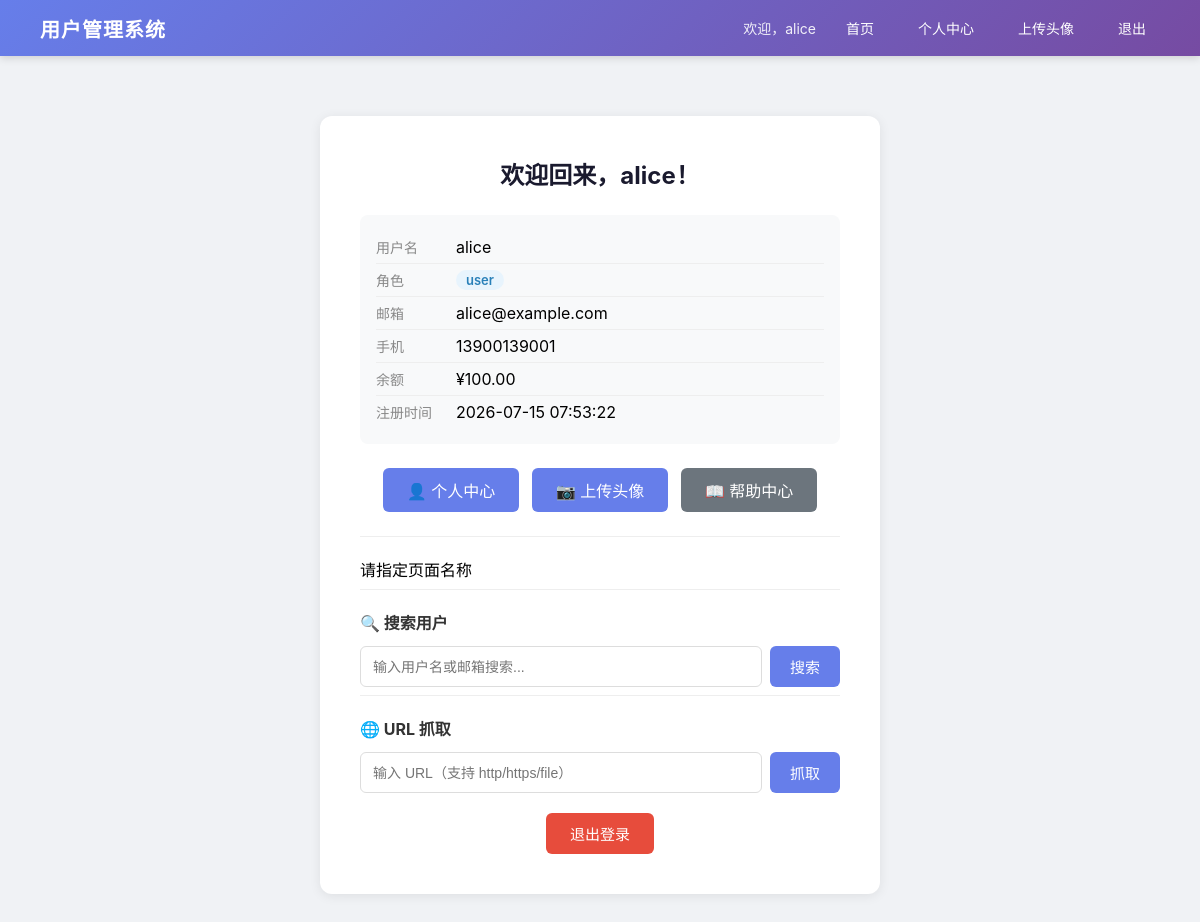
/page (signed in), run on the app's committed database.
### tables this page shows
CREATE TABLE users (
            id INTEGER PRIMARY KEY AUTOINCREMENT,
            username TEXT NOT NULL UNIQUE,
            password_hash TEXT NOT NULL,
            role TEXT NOT NULL DEFAULT 'user',
            email TEXT DEFAULT '',
            phone TEXT DEFAULT '',
            balance REAL DEFAULT 0.0,
            created_at TIMESTAMP DEFAULT CURRENT_TIMESTAMP
        );

### app.py (the view, shortened to what this page needs)
@app.route('/page')
def dynamic_page():
    name = request.args.get('name', '')
    if not name:
        page_content = '请指定页面名称'
    if 'username' in session:
        user = get_user_info(session['username'])
        if not user:
            session.clear()
            return redirect(url_for('login'))
        return render_template('index.html', user=user, page_content=page_content)
    return render_template('index.html', page_content=page_content)

### app.py (called while the page is built)
def get_db():
    conn = sqlite3.connect('data/users.db')
    conn.row_factory = sqlite3.Row
    return conn

def generate_csrf_token():
    if 'csrf_token' not in session:
        session['csrf_token'] = secrets.token_hex(16)
    return session['csrf_token']

@app.after_request
def add_security_headers(response):
    response.headers['X-Content-Type-Options'] = 'nosniff'
    response.headers['X-Frame-Options'] = 'DENY'
    response.headers['Referrer-Policy'] = 'strict-origin-when-cross-origin'
    return response

def get_user_info(username):
    conn = get_db()
    c = conn.cursor()
    c.execute("SELECT id, username, role, email, phone, balance, created_at FROM users WHERE username = ?", (username,))
    user = c.fetchone()
    conn.close()
    return dict(user) if user else None

### templates/index.html (shortened to what this page needs)
{% extends "base.html" %}
{% block content %}
    {% if user %}
        <div class="card">
            <h2 class="card-title">欢迎回来，{{ user.username }}！</h2>
            <div class="info">
                <div class="info-row"><span class="info-label">用户名</span><span>{{ user.username }}</span></div>
                <div class="info-row"><span class="info-label">角色</span><span class="badge {{ user.role }}">{{ user.role }}</span></div>
                <div class="info-row"><span class="info-label">邮箱</span><span>{{ user.email or '未设置' }}</span></div>
                <div class="info-row"><span class="info-label">手机</span><span>{{ user.phone or '未设置' }}</span></div>
                <div class="info-row"><span class="info-label">余额</span><span>¥{{ '%.2f'|format(user.balance) }}</span></div>
                <div class="info-row"><span class="info-label">注册时间</span><span>{{ user.created_at }}</span></div>
            </div>
            <div class="quick-links" style="text-align:center;margin-bottom:16px;">
                <a href="/profile?user_id={{ user.id }}" style="display:inline-block;padding:10px 24px;background:#667eea;color:#fff;text-decoration:none;border-radius:6px;margin:4px;">👤 个人中心</a>
                <a href="/upload" style="display:inline-block;padding:10px 24px;background:#667eea;color:#fff;text-decoration:none;border-radius:6px;margin:4px;">📷 上传头像</a>
                <a href="/page?name=help" style="display:inline-block;padding:10px 24px;background:#6c757d;color:#fff;text-decoration:none;border-radius:6px;margin:4px;">📖 帮助中心</a>
            </div>
            {% if page_content %}
                <div class="page-content" style="margin-top:20px;padding-top:20px;border-top:1px solid #eee;">
                    {{ page_content | safe }}
                </div>
            {% endif %}
            <div class="search-section">
                <h3 style="margin-bottom: 12px; font-size: 16px; color: #333;">🔍 搜索用户</h3>
                <form method="GET" action="/">
                    <div class="search-box">
                        <input type="text" name="keyword" placeholder="输入用户名或邮箱搜索..." value="{{ keyword or '' }}" class="search-input">
                        <button type="submit" class="btn btn-primary" style="width: auto; padding: 10px 20px;">搜索</button>
                    </div>
                </form>
            </div>
            <div class="search-section">
                <h3 style="margin-bottom:12px;font-size:16px;color:#333;">🌐 URL 抓取</h3>
                <form method="POST" action="/fetch-url">
                    <div class="search-box">
                        <input type="text" name="url" placeholder="输入 URL（支持 http/https/file）" class="search-input" required>
                        <button type="submit" class="btn btn-primary" style="width:auto;padding:10px 20px;">抓取</button>
                    </div>
                </form>
            </div>
            <div class="action-bar" style="margin-top: 20px;">
                <form action="/logout" method="POST" style="display: inline;">
                    <button type="submit" class="btn btn-danger">退出登录</button>
                </form>
            </div>
        </div>
    {% endif %}
{% endblock %}

### templates/base.html (shortened to what this page needs)
<!DOCTYPE html>
<html lang="zh-CN">
<head>
    <link rel="stylesheet" href="/static/css/style.css">
</head>
<body>
    <nav class="navbar">
        <div class="nav-brand">用户管理系统</div>
        <div class="nav-menu">
            {% if session.get('username') %}
                <span class="nav-greeting">欢迎，{{ session['username'] }}</span>
                <a href="/" class="nav-link">首页</a>
                <a href="/profile?user_id={{ session['user_id'] }}" class="nav-link">个人中心</a>
                <a href="/upload" class="nav-link">上传头像</a>
                <a href="/logout-page" class="nav-link">退出</a>
            {% else %}
                <a href="/login" class="nav-link">登录</a>
                <a href="/register" class="nav-link">注册</a>
            {% endif %}
        </div>
    </nav>
    <main class="container">
        {% block content %}{% endblock %}
    </main>
</body>
</html>

### static/css/style.css (style rules this page uses)
* { margin:0; padding:0; box-sizing:border-box; }
body { font-family:-apple-system,BlinkMacSystemFont,"Segoe UI",Roboto,sans-serif; background:#f0f2f5; min-height:100vh; }
.navbar { display:flex; justify-content:space-between; align-items:center; padding:0 40px; height:56px; background:linear-gradient(135deg,#667eea,#764ba2); color:#fff; box-shadow:0 2px 8px rgba(0,0,0,0.15); }
.nav-brand { font-size:20px; font-weight:700; letter-spacing:1px; }
.nav-menu { display:flex; align-items:center; gap:16px; }
.nav-greeting { font-size:14px; opacity:0.9; }
.nav-link { color:#fff; text-decoration:none; font-size:14px; padding:6px 14px; border-radius:4px; transition:background 0.2s; }
.container { max-width:600px; margin:60px auto; padding:0 20px; }
.card { background:#fff; border-radius:12px; box-shadow:0 2px 12px rgba(0,0,0,0.08); padding:40px; }
.card-title { font-size:24px; color:#1a1a2e; margin-bottom:24px; text-align:center; }
.info { background:#f8f9fa; padding:16px; border-radius:8px; margin-bottom:20px; }
.info-row { display:flex; padding:6px 0; border-bottom:1px solid #eee; }
.info-row:last-child { border-bottom:none; }
.info-label { width:80px; color:#888; font-size:14px; flex-shrink:0; }
.badge { display:inline-block; padding:2px 10px; border-radius:10px; font-size:13px; font-weight:600; }
.badge.user { background:#e8f4fd; color:#2980b9; }
.btn { display:inline-block; padding:10px 24px; border:none; border-radius:6px; font-size:15px; cursor:pointer; text-decoration:none; text-align:center; transition:background 0.2s; }
.btn-primary { width:100%; background:#667eea; color:#fff; }
.btn-danger { background:#e74c3c; color:#fff; }
.search-section { margin-top:8px; padding-top:20px; border-top:1px solid #eee; }
.search-box { display:flex; gap:8px; }
.search-input { flex:1; padding:10px 12px; border:1.5px solid #ddd; border-radius:6px; font-size:14px; transition:border-color 0.2s; }
.action-bar { text-align:center; }

### data on the page
users: username "alice", role "user", email "alice@example.com", phone "13900139001", balance "100.00", created_at "2026-07-15 07:53:22"

### other printed values
{{ page_content | safe }} "请指定页面名称"
